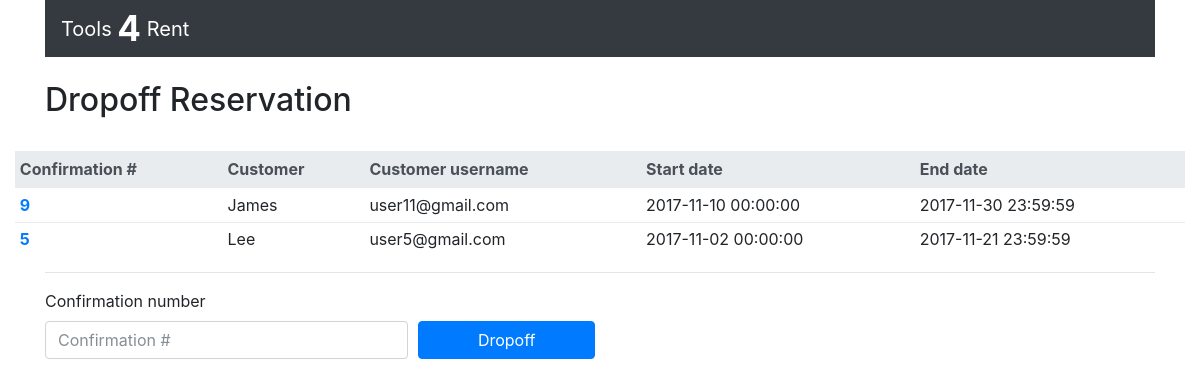
The page /dropoff_reservation.php (signed in) on the database its author committed.
### tables this page shows
CREATE TABLE Rental (
  confirmation_number int(16) unsigned NOT NULL AUTO_INCREMENT,
  customer_username varchar(50) NOT NULL,
  pickup_clerk_username varchar(50) DEFAULT NULL,
  dropoff_clerk_username varchar(50) DEFAULT NULL,
  start_date datetime NOT NULL,
  end_date datetime NOT NULL,
  PRIMARY KEY (customer_username,confirmation_number),
  KEY confirmation_number (confirmation_number)
);

CREATE TABLE Customer (
  username varchar(50) NOT NULL,
  password varchar(50) NOT NULL,
  email varchar(150) NOT NULL,
  first_name varchar(50) NOT NULL,
  middle_name varchar(50) NOT NULL,
  last_name varchar(50) NOT NULL,
  card_name varchar(100) NOT NULL,
  card_number BIGINT(16) unsigned NOT NULL,
  expiration_month int(16) unsigned NOT NULL,
  expiration_year int(16) unsigned NOT NULL,
  ccv int(16) unsigned NOT NULL,
  street varchar(50) NOT NULL,
  state varchar(50) NOT NULL,
  city varchar(50) NOT NULL,
  9_digit_zip int(16) unsigned NOT NULL,

  PRIMARY KEY (username),
  UNIQUE KEY email (email)
);

### dropoff_reservation.php (the view, shortened to what this page needs)
<?php
include('lib/common.php');
?>
<?php include("partials/head.php"); ?>
<div class="row my-4">
  <div class="col-12">
    <h1 class="h2">Dropoff Reservation</h2>
  </div>
</div>
</div>
<div class="container-fluid">
<table class="table table-sm table-hover">
  <thead class="thead-light">
    <tr>
      <th scope="col">Confirmation #</th>
      <th scope="col">Customer</th>
      <th scope="col">Customer username</th>
      <th scope="col">Start date</th>
      <th scope="col">End date</th>
    </tr>
  </thead>
  <tbody>
<?php
    $query = "SELECT confirmation_number, last_name, customer_username, start_date, end_date FROM (Rental AS R INNER JOIN Customer AS C ON R.customer_username = C.username)
		WHERE ((dropoff_clerk_username IS NULL) AND (pickup_clerk_username IS NOT NULL)) ";
	$result = mysqli_query($db, $query);
    if ( !is_bool($result) && (mysqli_num_rows($result) > 0) ) {
		while ($row = mysqli_fetch_array($result, MYSQLI_ASSOC)){
			print("<tr>");
			print("<th scope=\"row\">");
			print("<a href=\"reservation_details.php?id=".$row['confirmation_number']."\" target=\"_blank\">".$row['confirmation_number']."</a></th>");
			print("<td>".$row['last_name']."</td>");
			print("<td>".$row['customer_username']."</td>");
			print("<td>".$row['start_date']."</td>");
			print("<td>".$row['end_date']."</td>");
			print("</tr>");
		}
	}
		?>
  </tbody>
</table>
</div>
<div class="container">
<hr>
<form action="dropoff_summary.php"
  method="post"
  enctype="multipart/form-data">
  <div class="form-row">
    <div class="col-sm-8 col-lg-4">
      <div class="form-group">
        <label for="confirmation-number">Confirmation number</label>
        <input class="form-control" id="confirmation-number"
          name="confirmation-number"
          placeholder="Confirmation #">
      </div>
    </div>
    <div class="col-sm-4 col-lg-2 align-self-end">
      <div class="form-group">
        <button type="submit" class="btn btn-primary btn-block">
          Dropoff
        </button>
      </div>
    </div>
  </div>
</form>
</div>
<?php include("partials/tail.php"); ?>

### rows shown on the page
rental: confirmation_number "9", customer_username.last_name "James", customer_username "user11@gmail.com", start_date "2017-11-10 00:00:00", end_date "2017-11-30 23:59:59"
rental: confirmation_number "5", customer_username.last_name "Lee", customer_username "user5@gmail.com", start_date "2017-11-02 00:00:00", end_date "2017-11-21 23:59:59"
